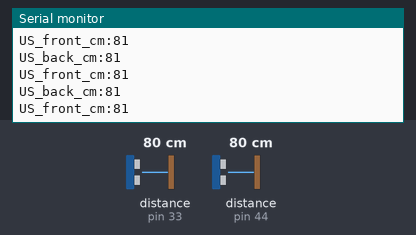
The sketch below on a simulated Arduino Mega 2560, built with avr-gcc and run on an emulated ATmega2560. Shown: the last lines printed to the serial monitor. The inputs (shaded band) are chosen by the test bench; at power-on: distance to the obstacle (sensors on pin 33, pin 44) 80 cm. The echo pulse lasts 58.3 µs per cm.

Above: at 1.2 s.
1.3 s: distance to the obstacle (sensor on pin 33) set to 2 cm
At 1.8 s:
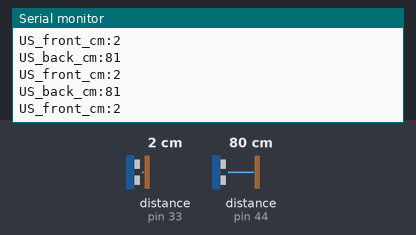
2.8 s: distance to the obstacle (sensor on pin 44) set to 2 cm
At 3.3 s:
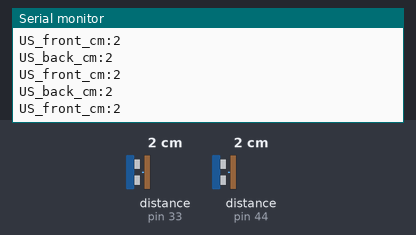
4.3 s: distance to the obstacle (sensor on pin 33) set to 4 cm
Timing chart, 0 to 5.0 s (numbered marks = the images above; inputs shaded):
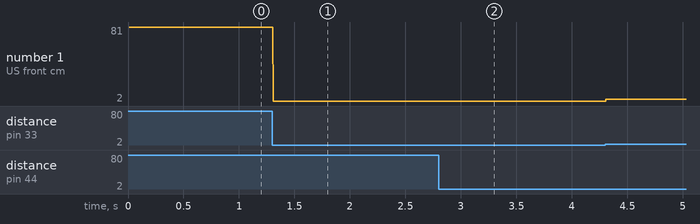

Measured:
- after the input at 1.3 s, the serial monitor: prints a new line at once (image 1)
- after the input at 2.8 s, the serial monitor: prints a new line at once (image 2)
- plotted number 1: 81 → 2 after the input at 1.3 s, 2 → 4 after the input at 4.3 s

The sketch:

HW_US_Test.ino
```cpp
/*
  Hockey Warrior - Ultrasonics Test
  Tests the Ultrasonic Sensors & prints the results
 */

 #include "config.h"
 #include <NewPing.h>

NewPing US_back(BACK_ULTRASONIC_SENSOR_TRIG, BACK_ULTRASONIC_SENSOR_ECHO, MAX_ULTRASONIC_DISTANCE_CM);
NewPing US_front(FRONT_ULTRASONIC_SENSOR_TRIG, FRONT_ULTRASONIC_SENSOR_ECHO, MAX_ULTRASONIC_DISTANCE_CM);

unsigned int US_back_cm;
unsigned int US_front_cm;

void setup() {
  Serial.begin(115200);      // open the serial port at 9600 bps:

  DEBUG_PRINT("Starting...");
}

void loop() {
	// Read each sensor in a loop
  US_back_cm = US_back.ping_cm();
  US_front_cm = US_front.ping_cm();

  PLOT("US_back_cm", US_back_cm);
  PLOT("US_front_cm", US_front_cm);
}
```

config.h
```cpp
/*** Define debug level ***/
#define	DEBUG_PRINT_ON
#define	PLOT_PRINT_ON

#define LED_READ_DELAY_TIME                 4

/*** Define named positions ***/
#define SERVO_FRONT_UP                      75
#define SERVO_FRONT_DOWN                    5

#define SERVO_BACK_UP                       110
#define SERVO_BACK_DOWN                     180

#define SERVO_KICK_UP                       90
#define SERVO_KICK_DOWN                     10

#define MAX_ULTRASONIC_DISTANCE_CM          300

/*** Define constants ***/
#define SERVO_FRONT_MIN_PWM                 450
#define SERVO_FRONT_MAX_PWM                 2450
#define SERVO_BACK_MIN_PWM                  450
#define SERVO_BACK_MAX_PWM                  2450
#define SERVO_KICK_MIN_PWM                  800
#define SERVO_KICK_MAX_PWM                  2200

/*** Define pinouts ***/
#define FRONT_ULTRASONIC_SENSOR_TRIG        31
#define FRONT_ULTRASONIC_SENSOR_ECHO        33

#define IRFL_IR_LED_PIN                     32
#define IRFL_SIDE_PHOTOTRANSISTOR_PIN       A10
#define IRFL_FRONT_PHOTOTRANSISTOR_PIN      A9

#define GREEN_MAT_LEFT_RED_LED_PIN          24
#define GREEN_MAT_LEFT_GREEN_LED_PIN        26
#define GREEN_MAT_LEFT_PHOTOTRANSISTOR_PIN  A12

#define BALL_COLOUR_RED_LED_PIN             28
#define BALL_COLOUR_IR_LED_PIN              30
#define BALL_COLOUR_PHOTOTRANSISTOR_PIN     A11

#define SERVO_KICK_PIN			    		4
#define SERVO_FRONT_PIN			   	 		2
#define SERVO_BACK_PIN			   		 	3

#define IRBL_IR_LED_PIN                     25
#define IRBL_SIDE_PHOTOTRANSISTOR_PIN       A15
#define IRBL_BACK_PHOTOTRANSISTOR_PIN       A14

#define CAMERA_ANALOG_IN_PIN                A13
#define CAMERA_CLK_PIN                      27
#define CAMERA_SI_PIN                       29

#define FRONT_LEFT_TOUCH_SENSOR             22
#define BACK_LEFT_TOUCH_SENSOR              23
#define FRONT_RIGHT_TOUCH_SENSOR            42
#define BACK_RIGHT_TOUCH_SENSOR             43

#define IRFR_IR_LED_PIN                     46
#define IRFR_SIDE_PHOTOTRANSISTOR_PIN       A4
#define IRFR_FRONT_PHOTOTRANSISTOR_PIN      A5

#define BACK_ULTRASONIC_SENSOR_TRIG         48
#define BACK_ULTRASONIC_SENSOR_ECHO         44

#define GREEN_MAT_RIGHT_RED_LED_PIN         45
#define GREEN_MAT_RIGHT_GREEN_LED_PIN       49
#define GREEN_MAT_RIGHT_PHOTOTRANSISTOR_PIN A8

#define IRBR_IR_LED_PIN                     47
#define IRBR_SIDE_PHOTOTRANSISTOR_PIN       A6
#define IRBR_BACK_PHOTOTRANSISTOR_PIN       A7

#define MOTOR_L_A_PIN		            	35
#define MOTOR_L_B_PIN		            	34
#define MOTOR_L_ENABLE_PIN		    		7

#define MOTOR_R_A_PIN		            	37
#define MOTOR_R_B_PIN		            	36
#define MOTOR_R_ENABLE_PIN		    		6

#define MOTOR_B_A_PIN		            	39
#define MOTOR_B_B_PIN		            	38
#define MOTOR_B_ENABLE_PIN		    		5

#define ENCODER_LEFT_PIN					A2
#define ENCODER_RIGHT_PIN					A3

/*** Define print statements ***/
#ifdef DEBUG_PRINT_ON
  #define DEBUG_PRINT(x)        Serial.print (x)
  #define DEBUG_PRINTDEC(x)     Serial.print (x, DEC)
  #define DEBUG_PRINTLN(x)      Serial.println (x)
#else
  #define DEBUG_PRINT(x)
  #define DEBUG_PRINTDEC(x)
  #define DEBUG_PRINTLN(x)
#endif

#ifdef PLOT_PRINT_ON
  #define PLOT_PRINT(x)        Serial.print (x)
  #define PLOT_PRINTDEC(x)     Serial.print (x, DEC)
  #define PLOT_PRINTLN(x)      Serial.println (x)
  #define PLOT(x, y)           PLOT_PRINT(x); PLOT_PRINT(':'); PLOT_PRINTLN(y);
#else
  #define PLOT_PRINT(x)
  #define PLOT_PRINTDEC(x)
  #define PLOT_PRINTLN(x)
  #define PLOT(x, y)
#endif
```
